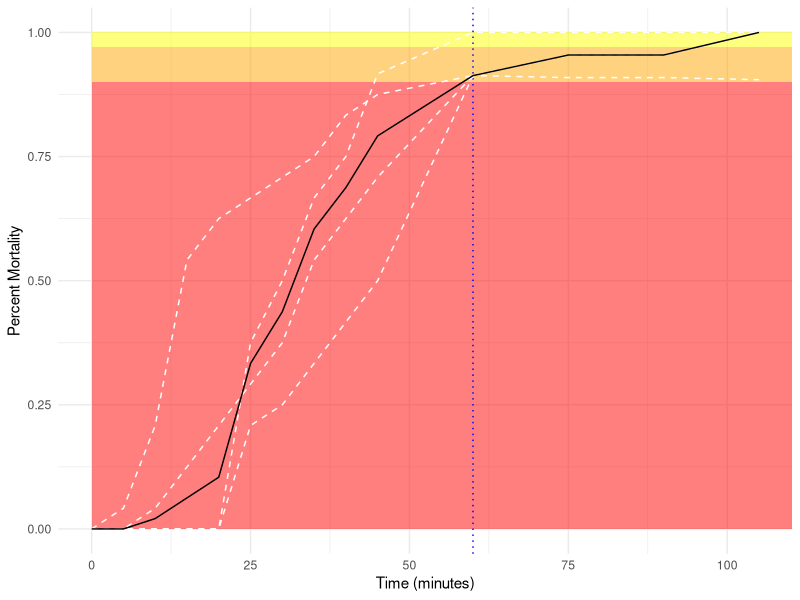

Here is the R script that generated this plot:
library(tidyverse)

data=read.csv("BottleBioassayEx.csv")

#data cleaning
mortality=data
for(c in 2:ncol(data)){mortality[,c]=data[,c]/data[nrow(data),c]} #calculate %mortality based on final count of live and dead

#data check
#enter warning here if control mortality >10%
if(mortality$Control[(nrow(data)-1)]>0.1){print("Warning: mortality in control bottle is too high. Please repeat bioassay.")}
#Abbot's
if(mortality$Control[(nrow(data)-1)]>0.03){ #use Abbot's
for(c in 2:(ncol(data)-1)){
  mortality[,c]=(mortality[,c]-mortality[,ncol(data)])/(1-mortality[,ncol(data)])
}}

#Visualization
diag_time=60 #look up from table

mortality$Median=apply(mortality[,2:(ncol(data)-1)],1,median,na.rm=T)
mortality_long=pivot_longer(mortality[,1:(ncol(data)-1)],cols = 2:(ncol(data)-1),names_to = "Replicate",values_to = "Mortality")
color_breaks <- data.frame(start = c(0, 0.9, 0.97),  # Create data with breaks
                          end = c(0.9, 0.97, 1),
                          colors = c("#FF0000","#FF9900","#FFFF99"))
ggplot()+
#plotting the guides
  geom_rect(aes(xmin=0,xmax=Inf,ymin=0,ymax=0.9),alpha=0.5,fill="red")+
  geom_rect(aes(xmin=0,xmax=Inf,ymin=0.9,ymax=0.97),alpha=0.5,fill="orange")+
  geom_rect(aes(xmin=0,xmax=Inf,ymin=0.97,ymax=1),alpha=0.5,fill="yellow")+
  geom_vline(xintercept = diag_time,color="blue",linetype="dotted")+ #diagnostic time line
#plotting the observations
  #leaves off the final row to avoid including the live ones
  #individual replicates
  geom_line(data=mortality_long[which(mortality_long$Time<max(data$Time)),], 
            aes(x=Time,y=Mortality,group=Replicate),color="white",linetype="dashed")+
  #median of all replicates
  geom_line(data=mortality[1:(nrow(data)-1),], 
          aes(x=Time,y=Median))+
  #labels
  ylab("Percent Mortality")+xlab("Time (minutes)")+
  theme_minimal()

#messaging
if(mortality$Median[min(which(mortality$Time>=diag_time))]>=0.97){print("Susceptible message")}else{
if(mortality$Median[min(which(mortality$Time>=diag_time))]>=0.90){print("Developing Resistance message")}else{
print("Resistant message")}}
